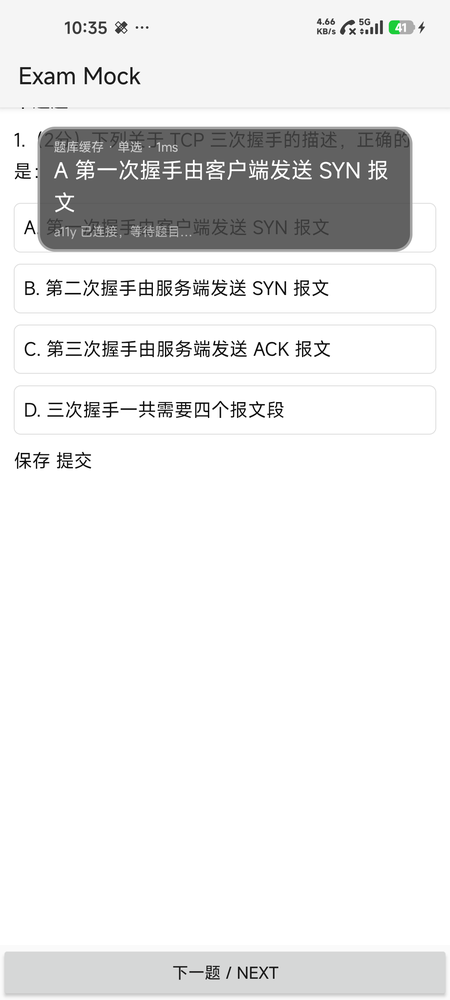
#> input picture evidence/ab2-skipoff.png, 450 x 1000 px, shrunk from 1080 x 2400 before the run
$ python compare_ime.py ../evidence/ab2-skipoff.png ../evidence/ab2-skipon.png
#> lines starting #> are read from the running program, lines starting #| are printed output that depends on the picture
from PIL import Image, ImageChops
import sys

a = Image.open(sys.argv[1]).convert("RGB")  # IME shown
b = Image.open(sys.argv[2]).convert("RGB")  # IME hidden
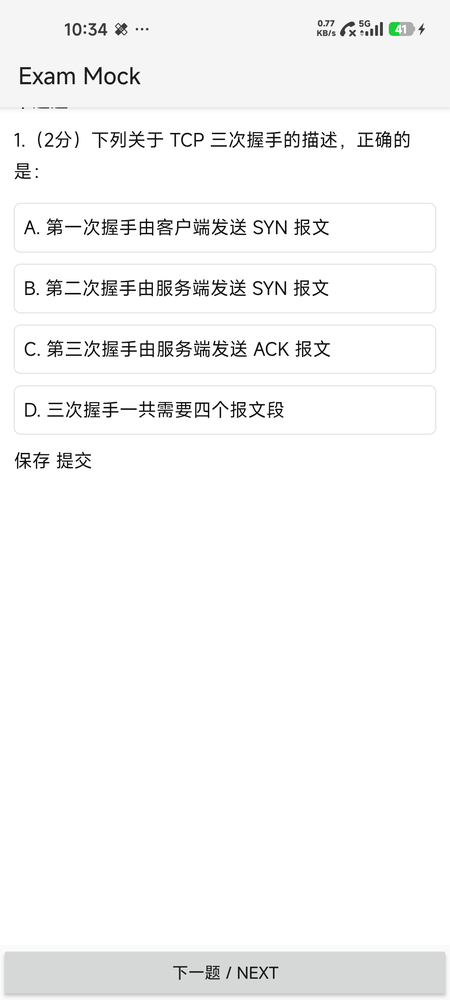
#> input picture evidence/ab2-skipon.png, 450 x 1000 px, shrunk from 1080 x 2400 before the run
print("sizes", a.size, b.size)
#| sizes (450, 1000) (450, 1000)
w, h = a.size
#> w = 450; h = 1000

def stats(im, box, label):
    crop = im.crop(box)
    px = list(crop.getdata())
    n = len(px)
    avg = sum(sum(p) for p in px) / (n * 3)
    # 检测"键盘"特征：浅灰按键背景 (~200-240) 或候选栏白底
    light = sum(1 for p in px if min(p) > 150) / n
    black = sum(1 for p in px if max(p) < 25) / n
    print(f"  {label}: avg={avg:.1f} light={light:.3f} black={black:.3f}")

for label, box in [
    ("top 0-40%", (0, 0, w, int(h*0.4))),
    ("mid 40-65%", (0, int(h*0.4), w, int(h*0.65))),
    ("ime 65-85%", (0, int(h*0.65), w, int(h*0.85))),
    ("ime 85-100%", (0, int(h*0.85), w, h)),
]:
    print(label)
    stats(a, box, "IME-SHOWN")
    stats(b, box, "IME-HIDDEN")
#> this loop made 4 passes
#|   IME-SHOWN: avg=207.4 light=0.743 black=0.006
#|   IME-HIDDEN: avg=241.9 light=0.955 black=0.010
#|   IME-SHOWN: avg=251.5 light=0.985 black=0.004
#|   IME-HIDDEN: avg=251.5 light=0.985 black=0.004
#|   IME-SHOWN: avg=255.0 light=1.000 black=0.000
#|   IME-HIDDEN: avg=255.0 light=1.000 black=0.000
#|   IME-SHOWN: avg=241.6 light=0.993 black=0.001
#|   IME-HIDDEN: avg=241.6 light=0.993 black=0.001
#> pass 1, in stats, `crop = im.crop(box)`:
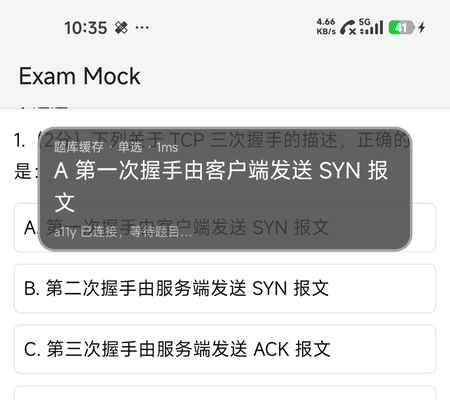
#> crop: PIL image 450x400 RGB; mean R, G, B 207.3, 207.4, 207.3
#> pass 1, in stats (call 2), `crop = im.crop(box)`:
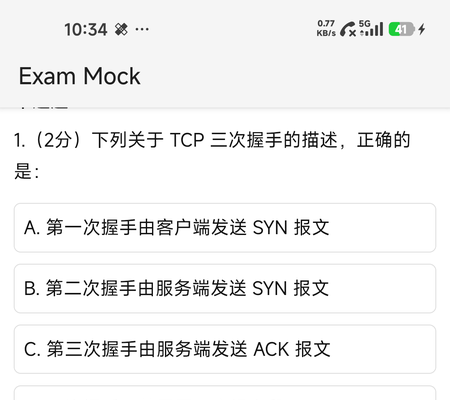
#> crop: PIL image 450x400 RGB; mean R, G, B 241.8, 241.9, 241.8
#> pass 2, in stats (call 3), `crop = im.crop(box)`:
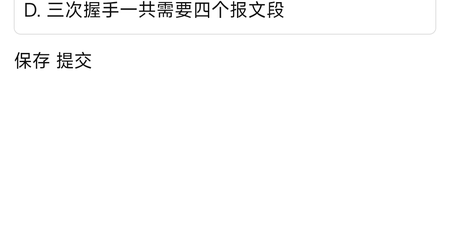
#> crop: PIL image 450x250 RGB; min 0, max 255, mean 251.5

diff = ImageChops.difference(a, b)
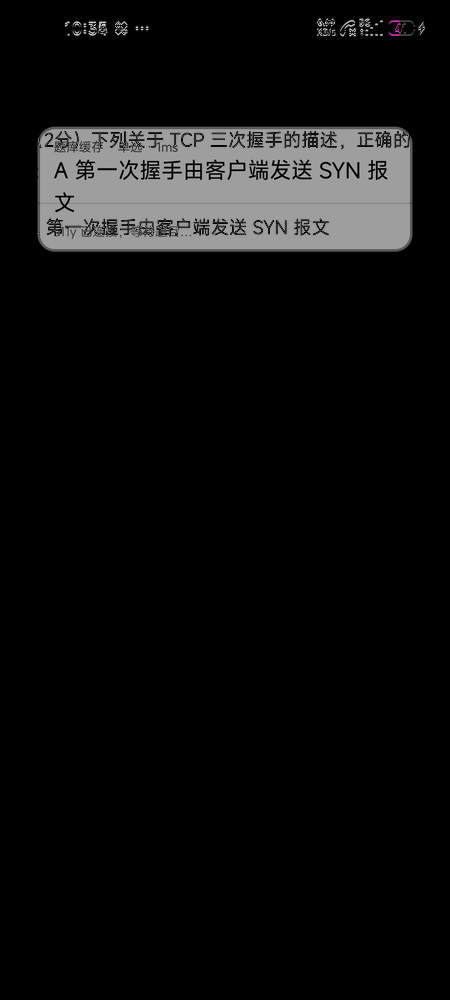
#> diff: PIL image 450x1000 RGB; mean R, G, B 14.4, 14.4, 14.4
bbox = diff.getbbox()
#> bbox = (35, 16, 427, 253)
print("diff bbox:", bbox)
#| diff bbox: (35, 16, 427, 253)
